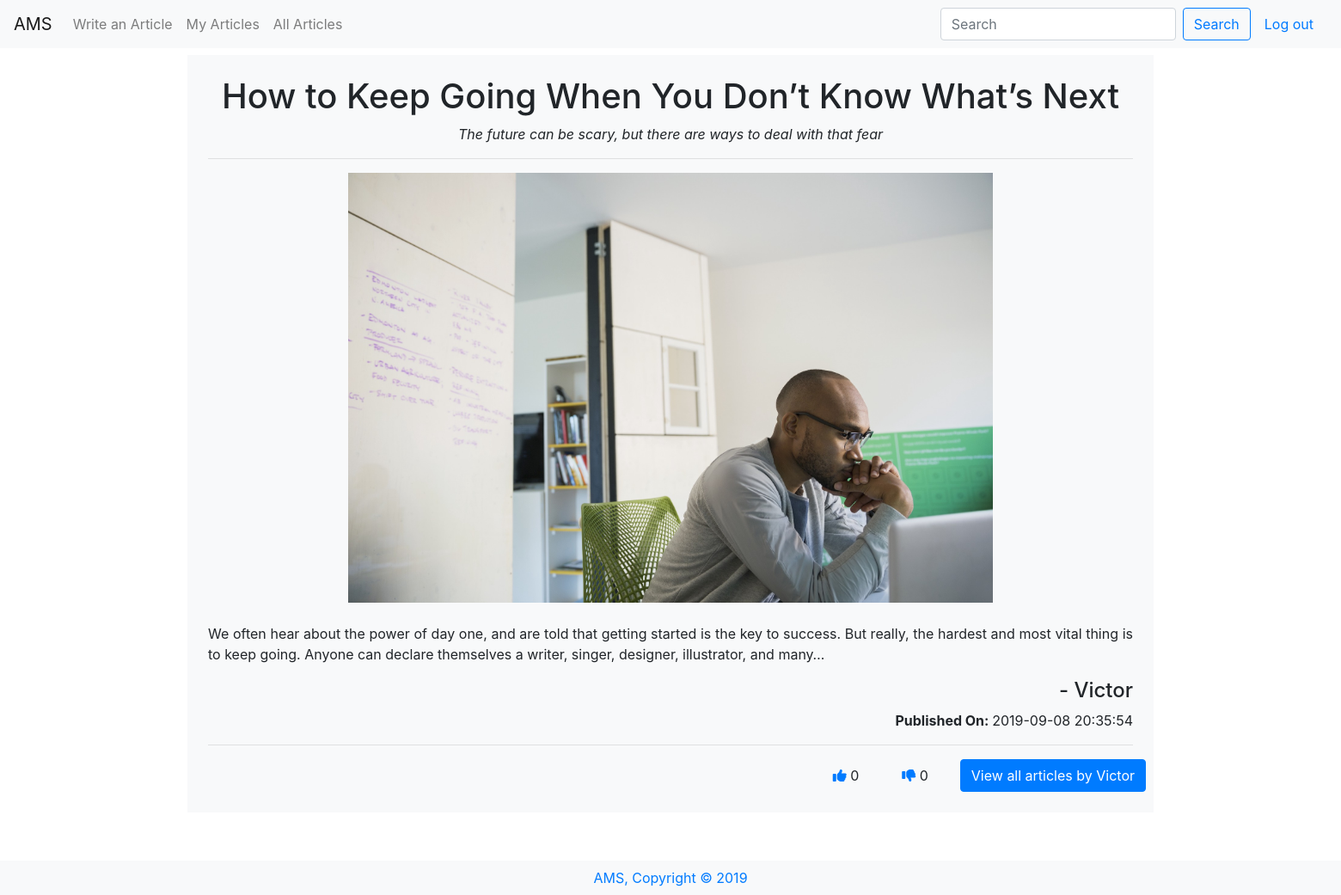
The page /viewone/15 (signed in) on the database as committed earlier.
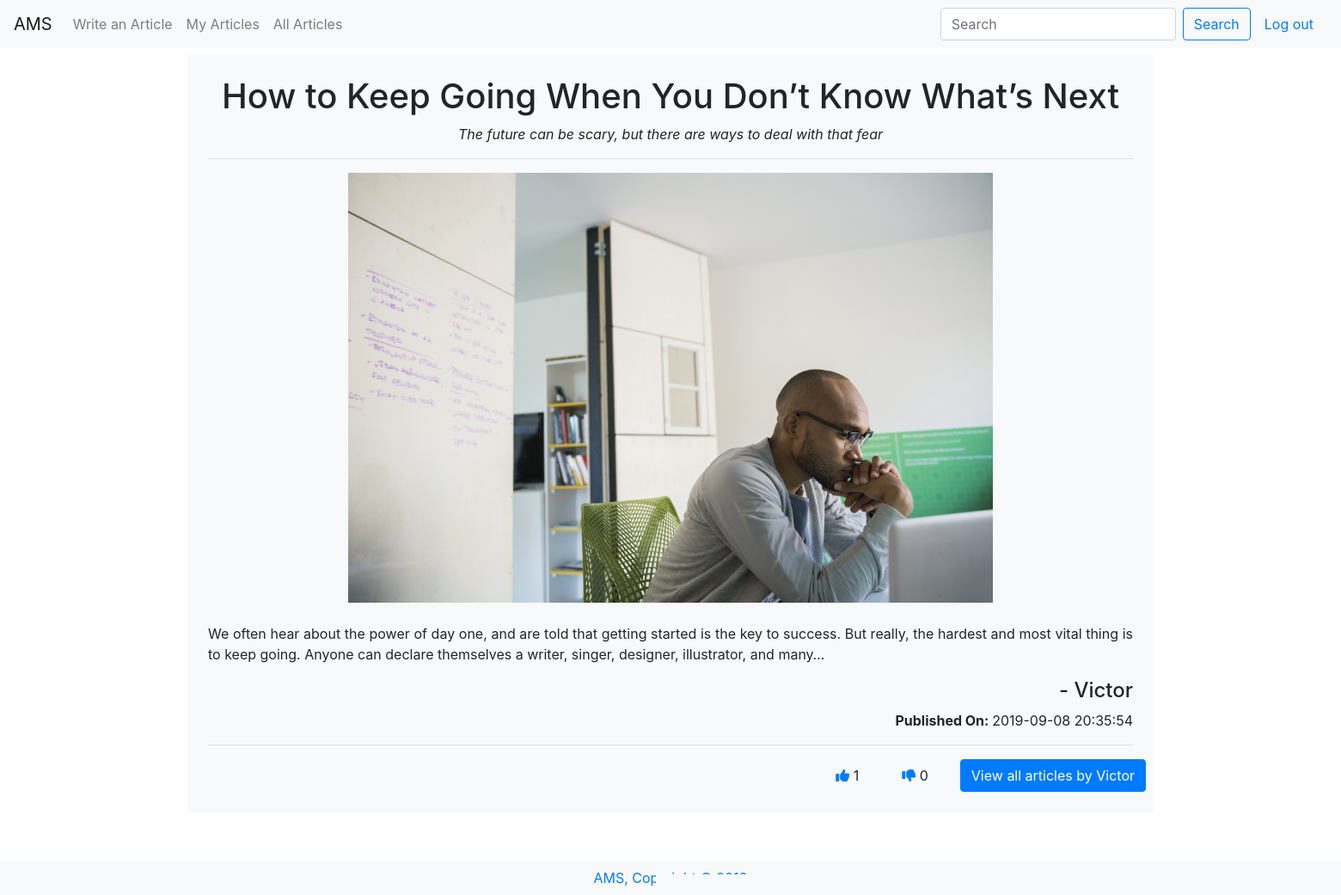
The same page on the database as committed later.
### tables this page shows
CREATE TABLE 'articles' ('id' integer PRIMARY KEY AUTOINCREMENT NOT NULL, 'userid' smallint NOT NULL, 'title' varchar(255) NOT NULL, 'description' varchar(300) NOT NULL, 'content' text NOT NULL, 'like' smallint, 'dislike' smallint, 'image' bytea, 'date' timestamp NOT NULL DEFAULT CURRENT_TIMESTAMP);

### application.py (the view)
@app.route("/viewone/<id>")
def viewone(id):
    rows = db.execute("SELECT * FROM users JOIN articles ON users.id = articles.userid WHERE articles.id=:id", id=id)
    if rows[0]['image']:
        rows[0]['image'] = "../" + rows[0]['image']
    return render_template("viewone.html", datum=rows[0])

### application.py (called while the page is built)
@app.after_request
def after_request(response):
    response.headers["Cache-Control"] = "no-cache, no-store, must-revalidate"
    response.headers["Expires"] = 0
    response.headers["Pragma"] = "no-cache"
    return response

### templates/viewone.html
{% extends "layout.html" %} {% block title %} View - {{ datum.title }} {% endblock %}
{% block main%}
      <div class="article mb-5 bg-light p-4">
        <div class="article_head">
        <h1>{{ datum.title }}</h1>
        <p><i>{{ datum.description }}</i></p>
      </div>
        <div class="article_body" id="more{{ datum.id }}">
        <hr>
        <div class="article_image mb-4"><img src="{{ datum.image }}" alt="{{ datum.title }}"></div>
        <p class="text-justify">{{ datum.content }}</p>
      </div>
      <h4 class="text-right">- {{ datum.username }}</h4>
      <p class="text-right"><b>Published On: </b>{{ datum.date }}</p>
      <hr>
        <div class="article_footer row">
          <a href="/like/{{ datum.id }}" class="btn mr-4 btn"><i class="fas fa-thumbs-up text-primary"></i>
            {{ datum.like }}</a>
        <a href="/dislike/{{ datum.id }}" class="btn mr-4 btn"><i class="fas fa-thumbs-down text-primary"></i>
            {{ datum.dislike }}</a>
          <a href="/viewall/{{ datum.userid }}"><button class="float-right btn btn-primary">View all articles by {{ datum.username }}</button></a>
        </div>
      </div>
    {% endblock %}

Rows that differ between the two databases and show on the page:
changed articles "How to Keep Going When You Don’t Know What’s Next": like "0" → "1"
